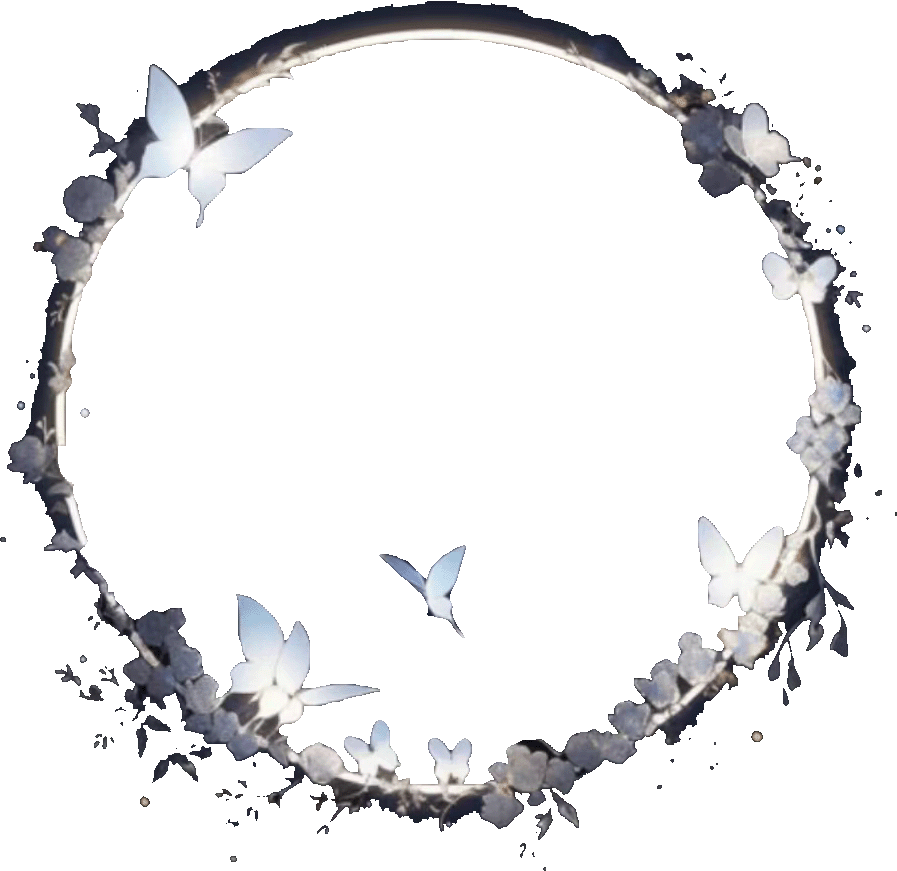
#> input picture weframe-backend/assets/01.png, 897 x 871 px
$ python process_image.py ../assets/01.png ../assets/02.png out.png 1.0
#> lines starting #> are read from the running program, lines starting #| are printed output that depends on the picture; after the words box and inside, x2 and y2 are one past the last pixel; in counts of white or black regions, pixels touching at a corner belong together
from PIL import Image, ImageDraw
import numpy as np
import sys
import io
import os
import json

def create_circular_mask(size):
    """创建一个圆形蒙版"""
    mask = Image.new('L', (size, size), 0)
    draw = ImageDraw.Draw(mask)
    draw.ellipse((0, 0, size, size), fill=255)
    return mask

def apply_frame(avatar_path, frame_path, output_path, opacity=0.8):
    """
    应用头像框并裁剪为圆形

    参数:
    avatar_path: 头像文件路径
    frame_path: 头像框文件路径
    output_path: 输出文件路径
    opacity: 透明度 (0-1)
    """
#> called with avatar_path = '../assets/01.png', frame_path = '../assets/02.png', output_path = 'out.png', opacity = 1
    try:
        # 打开图像
        avatar = Image.open(avatar_path).convert("RGBA")
#> avatar is the input picture: PIL image 897x871 RGBA; mean R, G, B, A 233.9, 233.8, 234.9, 44.2
        frame = Image.open(frame_path).convert("RGBA")
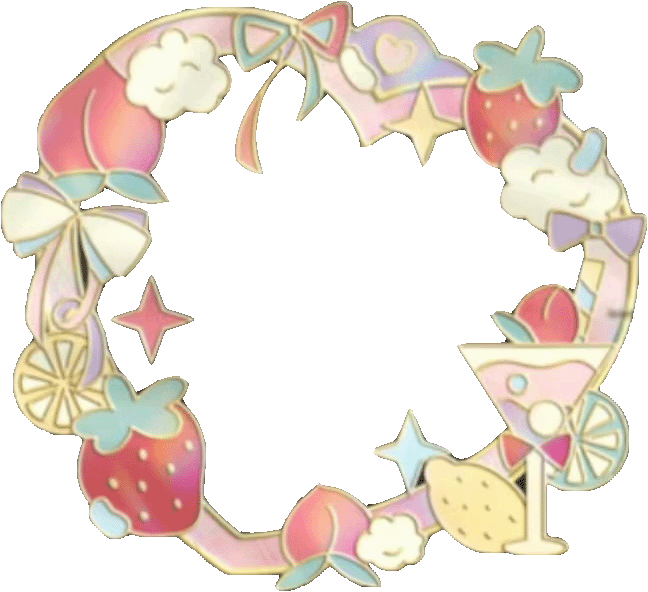
#> input picture weframe-backend/assets/02.png, 648 x 592 px
#> frame is the input picture: PIL image 648x592 RGBA; mean R, G, B, A 238, 227.3, 218.4, 113

        # 打印尺寸信息
        print(f"原始头像尺寸: {avatar.width}x{avatar.height}")
#| 原始头像尺寸: 897x871
        print(f"原始头像框尺寸: {frame.width}x{frame.height}")
#| 原始头像框尺寸: 648x592

        # 计算方形裁剪区域
        square_size = min(avatar.width, avatar.height)
#> square_size = 871
        left = (avatar.width - square_size) // 2
#> left = 13
        top = (avatar.height - square_size) // 2
#> top = 0

        # 裁剪头像为正方形
        avatar_square = avatar.crop((left, top, left + square_size, top + square_size))
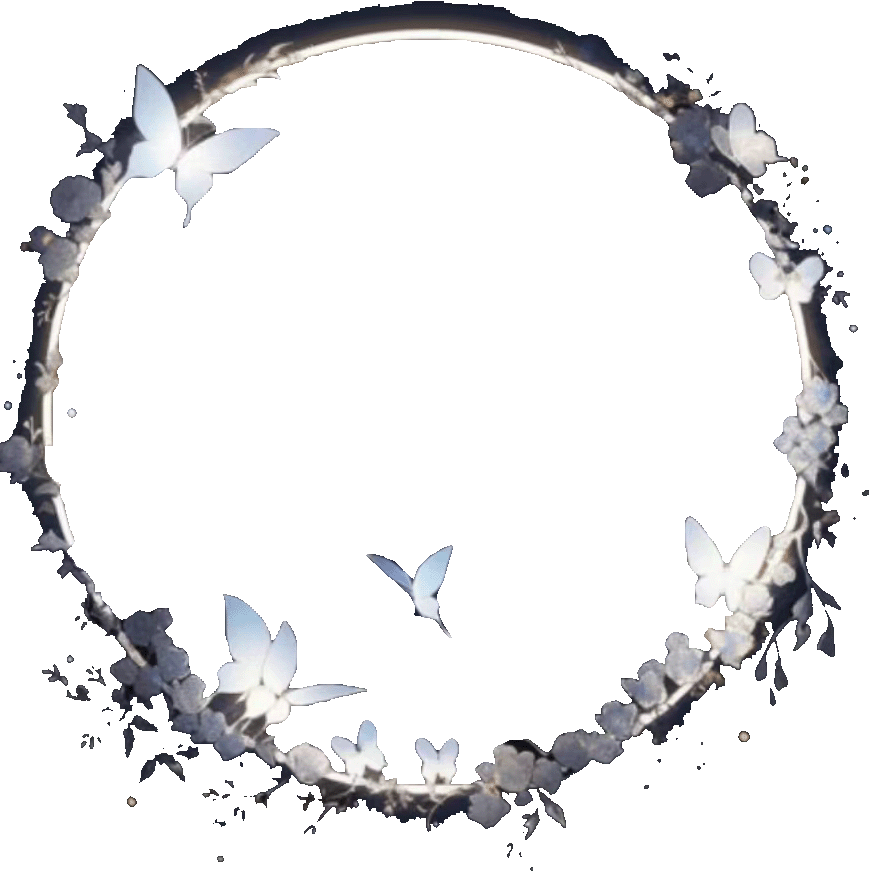
#> avatar_square: PIL image 871x871 RGBA; mean R, G, B, A 233.3, 233.2, 234.3, 45.4; transparent parts drawn white
        print(f"裁剪为正方形: {square_size}x{square_size}")
#| 裁剪为正方形: 871x871

        # 限制处理尺寸
        max_size = 1200
        process_size = square_size
#> process_size = 871
        if square_size > max_size:
            process_size = max_size
            print(f"图像缩放处理: {square_size} -> {process_size}")
            avatar_square = avatar_square.resize((process_size, process_size), Image.LANCZOS)

        # 调整头像框尺寸
        frame_resized = frame.resize((process_size, process_size), Image.LANCZOS)
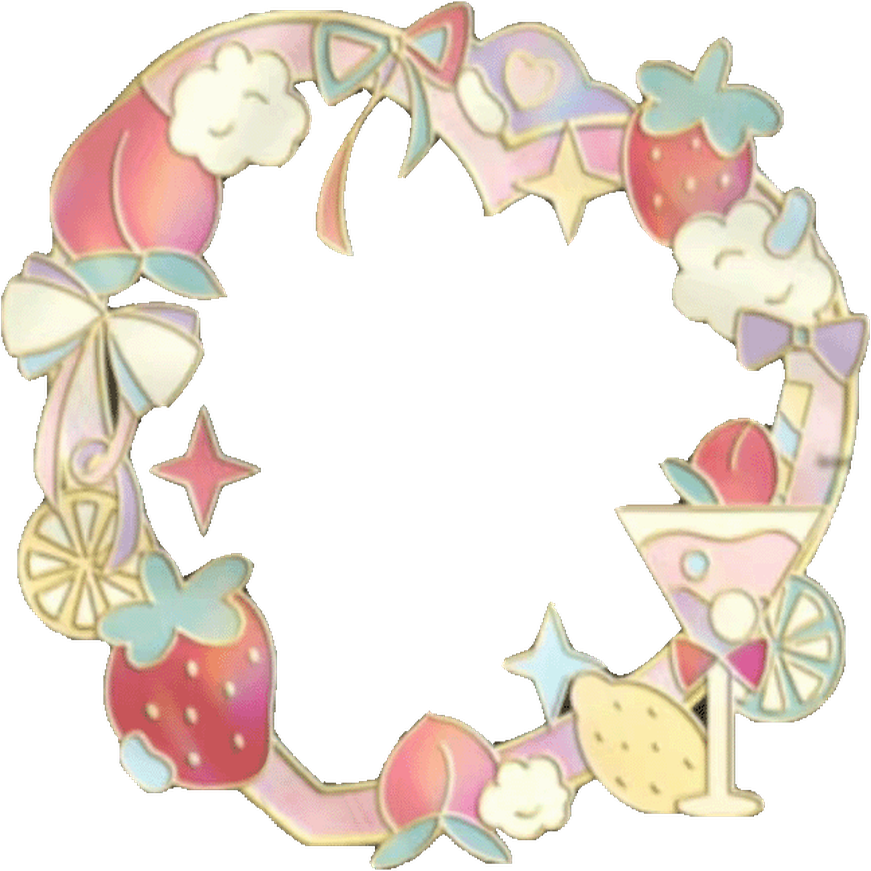
#> frame_resized: PIL image 871x871 RGBA; mean R, G, B, A 99.2, 88.2, 78.7, 113; transparent parts drawn white
        print(f"调整头像框尺寸为: {process_size}x{process_size}")
#| 调整头像框尺寸为: 871x871

        # 调整透明度
        frame_array = np.array(frame_resized)
        frame_array[..., 3] = (frame_array[..., 3] * opacity).astype(np.uint8)
        frame_resized = Image.fromarray(frame_array)

        # 合成图像
        result = Image.alpha_composite(avatar_square, frame_resized)
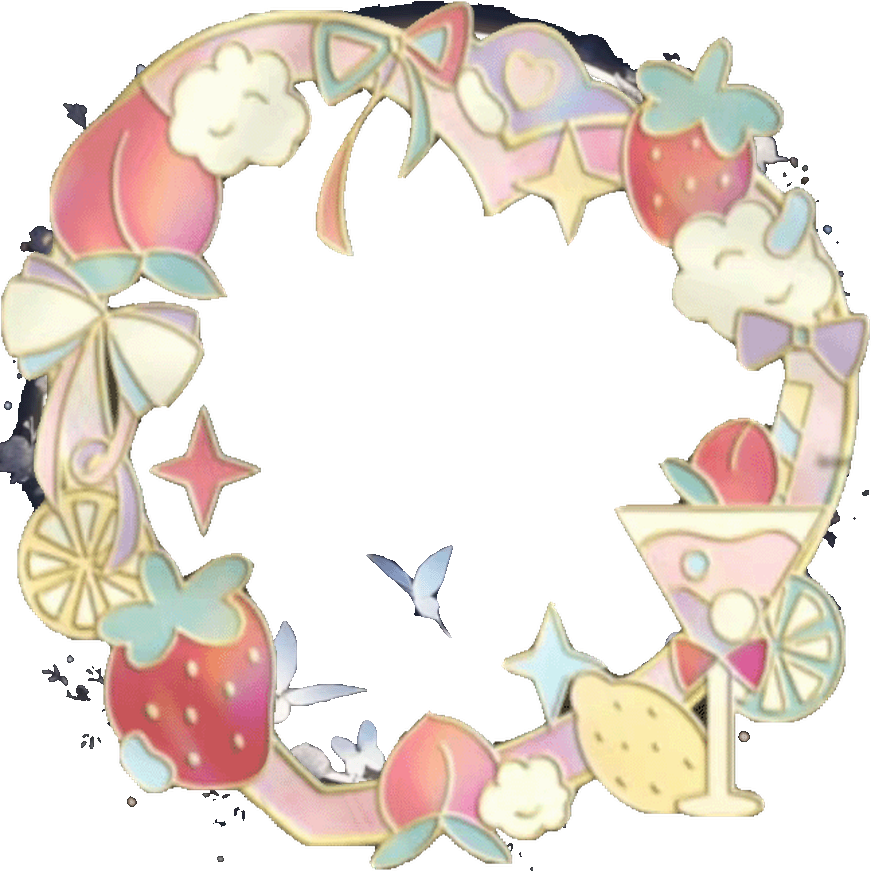
#> result: PIL image 871x871 RGBA; mean R, G, B, A 233.1, 222.2, 213, 119.8; transparent parts drawn white

        # 创建圆形蒙版并应用
        mask = create_circular_mask(process_size)
#> in create_circular_mask, `mask = Image.new('L', (size, size), 0)`: mask: PIL image 871x871 L; every value is 0
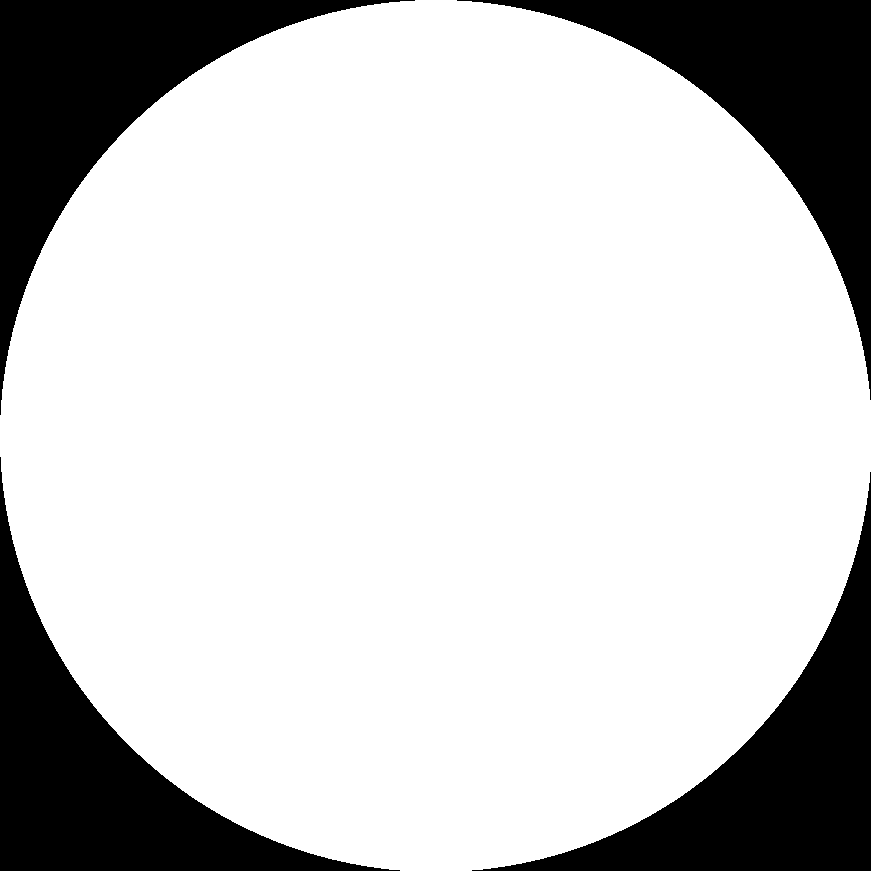
#> mask: PIL image 871x871 L; 78.7% white; 4 black regions, box (x1, y1, x2, y2) and area: (0, 0, 415, 415) 40822, (457, 0, 871, 400) 40407, (0, 457, 400, 871) 40407, (472, 472, 871, 871) 39993
        result.putalpha(mask)
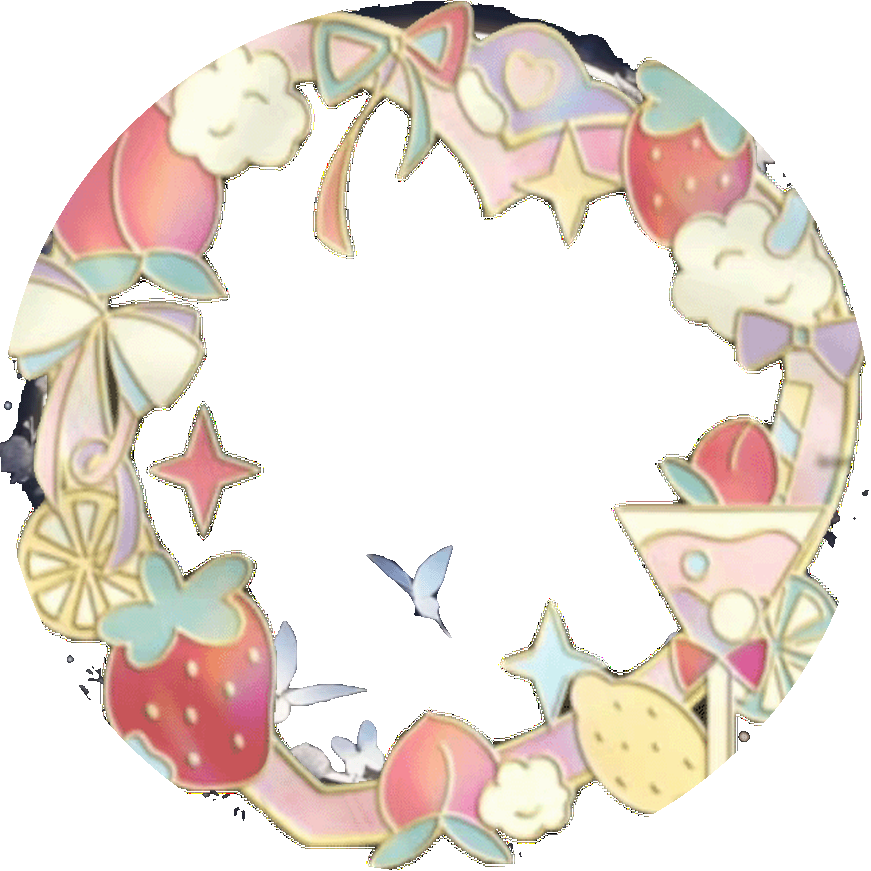
#> result: PIL image 871x871 RGBA; mean R, G, B, A 233.1, 222.2, 213, 200.7; transparent parts drawn white

        # 如果原图很大，可以选择性地恢复一些分辨率
        if square_size > max_size:
            output_size = min(square_size, 2000)
            print(f"将结果放大到: {output_size}x{output_size}")
            result = result.resize((output_size, output_size), Image.LANCZOS)

        # 保存结果
        result.save(output_path)
        print(f"处理完成，结果已保存到: {output_path}")
        return True
    except Exception as e:
        print(f"处理失败: {str(e)}")
        return False

# 如果直接运行此脚本
if __name__ == "__main__":
    if len(sys.argv) < 4:
        print("用法: python process_image.py <头像路径> <头像框路径> <输出路径> [透明度]")
        sys.exit(1)

    avatar_path = sys.argv[1]
    frame_path = sys.argv[2]
    output_path = sys.argv[3]
    opacity = float(sys.argv[4]) if len(sys.argv) > 4 else 0.8

    success = apply_frame(avatar_path, frame_path, output_path, opacity)
    result = {"success": success, "outputPath": output_path if success else None}
    print(json.dumps(result))
